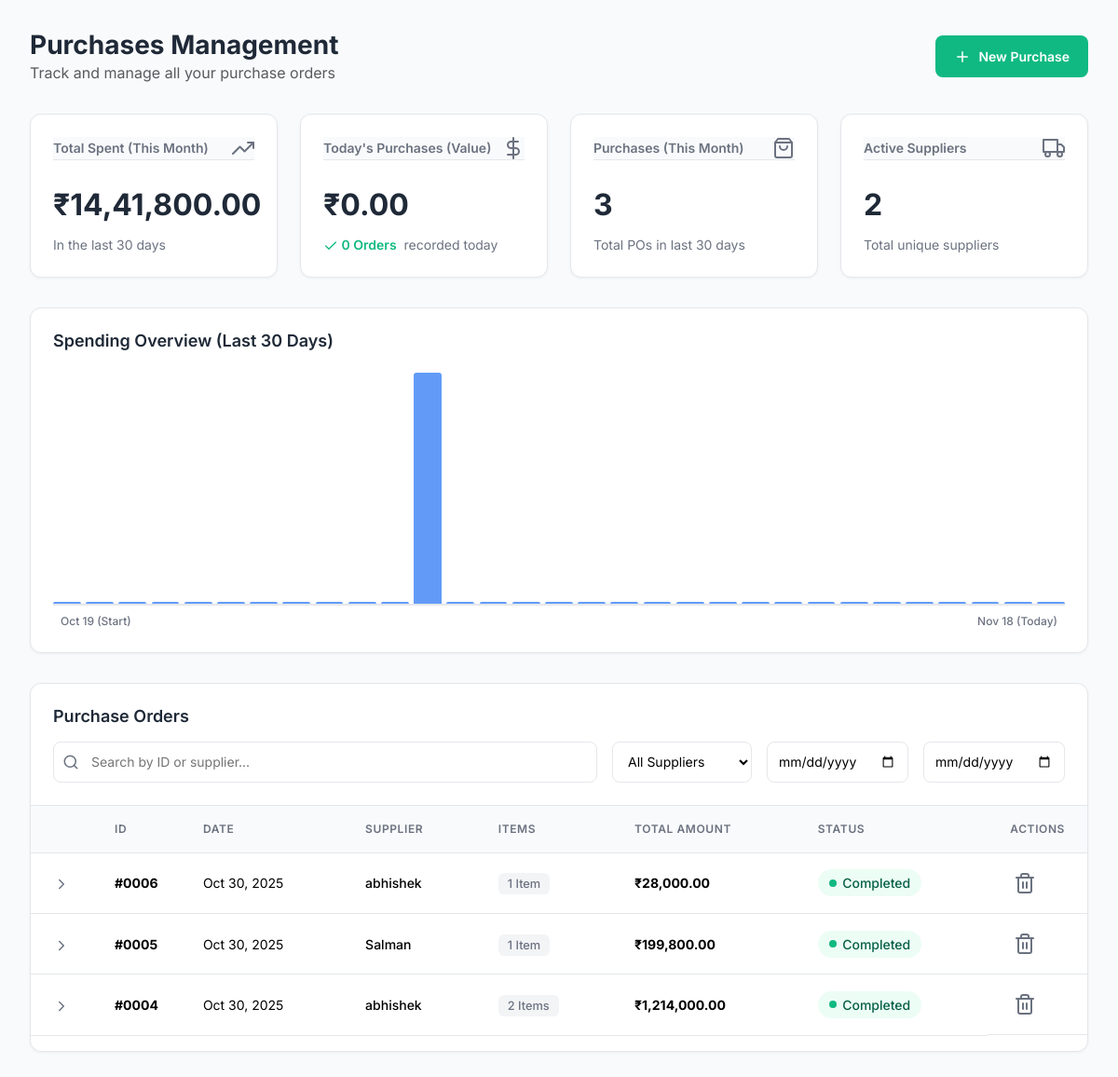
The app's page /purchases.php (signed in), older data.
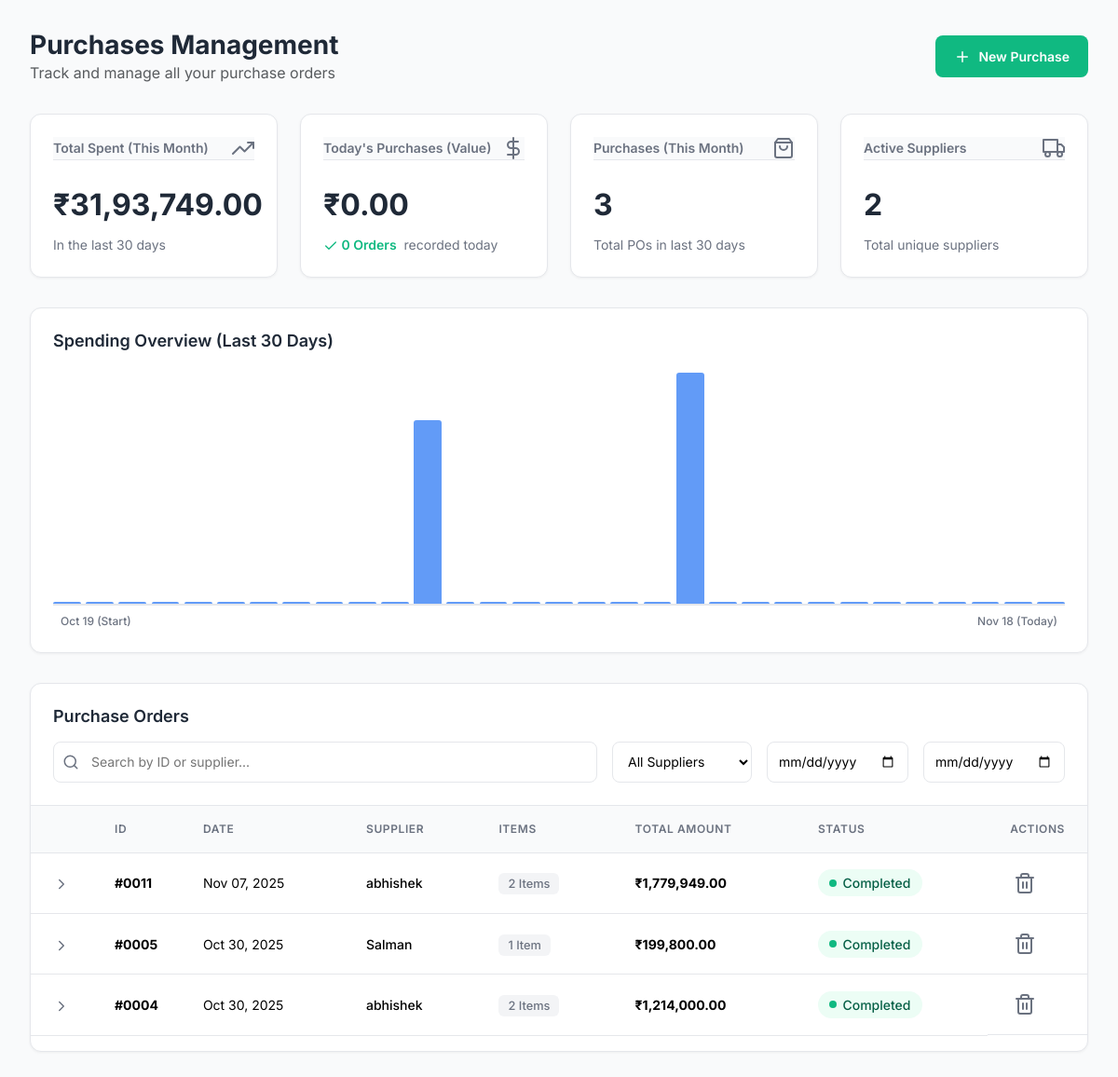
The same page, newer data.
### tables this page shows
CREATE TABLE IF NOT EXISTS `purchases` (
  `id` int NOT NULL AUTO_INCREMENT,
  `admin_id` int NOT NULL DEFAULT '1',
  `supplier_id` int NOT NULL,
  `purchase_date` date NOT NULL,
  `total_amount` decimal(12,2) NOT NULL DEFAULT '0.00',
  `created_at` timestamp NULL DEFAULT CURRENT_TIMESTAMP,
  PRIMARY KEY (`id`),
  KEY `supplier_id` (`supplier_id`),
  KEY `idx_purchases_admin` (`admin_id`)
);

CREATE TABLE IF NOT EXISTS `suppliers` (
  `id` int NOT NULL AUTO_INCREMENT,
  `admin_id` int NOT NULL DEFAULT '1',
  `name` varchar(255) NOT NULL,
  `email` varchar(100) DEFAULT NULL,
  `phone` varchar(20) DEFAULT NULL,
  `street_address` varchar(255) DEFAULT NULL,
  `city` varchar(100) DEFAULT NULL,
  `pin_code` varchar(20) DEFAULT NULL,
  `state` varchar(100) DEFAULT NULL,
  PRIMARY KEY (`id`),
  KEY `idx_suppliers_admin` (`admin_id`)
);

### purchases.php (the view, shortened to what the changed rows need)
<?php
require 'db.php';
function formatIndianCurrency($number) {
    $number = number_format($number, 2, '.', '');
    $parts = explode('.', $number);
    $integerPart = $parts[0];
    $decimalPart = $parts[1];
    $lastThree = substr($integerPart, -3);
    $otherNumbers = substr($integerPart, 0, -3);
    if ($otherNumbers != '') {
        $lastThree = ',' . $lastThree;
    }
    $result = preg_replace('/\B(?=(\d{2})+(?!\d))/', ',', $otherNumbers) . $lastThree;
    return '₹' . $result . '.' . $decimalPart;
}
$admin_id = $_SESSION['admin_id'];
?>
<!DOCTYPE html>
<html lang="en">
<head>
  <link href="https://cdn.jsdelivr.net/npm/bootstrap@5.3.2/dist/css/bootstrap.min.css" rel="stylesheet">
</head>
<body>
  <main class="main-content">
    <header class="main-header">
      <div>
        <h1>Purchases Management</h1>
      </div>
    </header>
    <?php
    $stats_stmt = $conn->prepare("
      SELECT
        COALESCE(SUM(CASE WHEN purchase_date >= CURDATE() - INTERVAL 30 DAY THEN total_amount ELSE 0 END), 0) as total_spent_month,
        COALESCE(SUM(CASE WHEN purchase_date = CURDATE() THEN total_amount ELSE 0 END), 0) as total_spent_today,
        COUNT(CASE WHEN purchase_date = CURDATE() THEN 1 END) as orders_today,
        COUNT(CASE WHEN purchase_date >= CURDATE() - INTERVAL 30 DAY THEN 1 END) as purchases_this_month
      FROM purchases
      WHERE admin_id = ?
    ");
    $stats_stmt->bind_param('i', $admin_id);
    $stats_stmt->execute();
    $stats = $stats_stmt->get_result()->fetch_assoc();
    $chart_data_map = [];
    $start_date = new DateTime('-29 days');
    $end_date = new DateTime();
    $interval = new DateInterval('P1D');
    $period = new DatePeriod($start_date, $interval, $end_date->modify('+1 day'));
    foreach ($period as $date) {
        $chart_data_map[$date->format('Y-m-d')] = [
            'total' => 0,
            'label' => $date->format('M d')
        ];
    }
    $chart_stmt = $conn->prepare("
        SELECT
            purchase_date,
            SUM(total_amount) as daily_total
        FROM purchases
        WHERE admin_id = ?
          AND purchase_date >= CURDATE() - INTERVAL 29 DAY
        GROUP BY purchase_date
    ");
    $chart_stmt->bind_param('i', $admin_id);
    $chart_stmt->execute();
    $chart_res = $chart_stmt->get_result();
    while ($row = $chart_res->fetch_assoc()) {
        if (isset($chart_data_map[$row['purchase_date']])) {
            $chart_data_map[$row['purchase_date']]['total'] = $row['daily_total'];
        }
    }
    $max_spending = max(array_column($chart_data_map, 'total'));
    ?>
    <section class="kpi-cards">
        <div class="kpi-card">
            <div class="card-header">
                <span class="card-title">Total Spent (This Month)</span>
                <i data-feather="trending-up" class="card-icon"></i>
            </div>
            <div class="card-value"><?= formatIndianCurrency($stats['total_spent_month']) ?></div>
            <div class="card-comparison">
                <span class="neutral">
                </span>
            </div>
        </div>
    </section>
    <section class="main-chart">
        <div class="chart-header">
            <h2>Spending Overview (Last 30 Days)</h2>
            </div>
        <div class="chart-container">
            <?php if (empty($chart_data_map)): ?>
                <p class="no-data">
                    <i data-feather="bar-chart-2" style="width:40px; height: 40px; margin-bottom: 10px;"></i><br>
                    No purchase data available for the last 30 days.
                </p>
            <?php else: ?>
                <?php foreach ($chart_data_map as $data): ?>
                    <?php
                        $height_percent = ($max_spending > 0) ? ($data['total'] / $max_spending) * 100 : 0;
                        $height_percent = max(0, $height_percent);
                        $date_label = $data['label'];
                        $currency_value = number_format($data['total'], 2);
                    ?>
                    <div class="chart-bar"
                         style="height: <?= $height_percent ?>%;"
                         title="<?= $date_label ?>: ₹<?= $currency_value ?>">
                    </div>
                <?php endforeach; ?>
            <?php endif; ?>
        </div>
    </section>
    <section class="transactions-section">
        <div class="table-header">
          <h2>Purchase Orders</h2>
        </div>
        <div class="table-container">
          <table class="table table-hover align-middle transactions-table" id="purchasesTable">
            <thead>
              <tr>
                <th style="width: 50px;"></th>
                <th style="width: 80px;">ID</th>
                <th>Date</th>
                <th>Supplier</th>
                <th>Items</th>
                <th>Total Amount</th>
                <th>Status</th>
                <th style="width: 80px;">Actions</th>
              </tr>
            </thead>
            <tbody>
              <?php
              $stmt = $conn->prepare("
                SELECT p.id, p.purchase_date, p.total_amount, p.supplier_id,
                       s.name AS supplier_name,
                       COUNT(pi.id) as item_count
                FROM purchases p
                LEFT JOIN suppliers s ON p.supplier_id = s.id
                LEFT JOIN purchase_items pi ON p.id = pi.purchase_id
                WHERE p.admin_id = ?
                GROUP BY p.id
                ORDER BY p.purchase_date DESC, p.id DESC
              ");
              $stmt->bind_param('i', $admin_id);
              $stmt->execute();
              $res = $stmt->get_result();
              if($res->num_rows > 0):
                while($row = $res->fetch_assoc()):
                  $purchase_id = $row['id'];
              ?>
              <tr class="transaction-row" onclick="toggleDetails(<?= $purchase_id ?>)"
                  data-supplier="<?= $row['supplier_id'] ?>"
                  data-date="<?= $row['purchase_date'] ?>">
                <td class="text-center">
                  <i data-feather="chevron-right" class="expand-icon" id="icon-<?= $purchase_id ?>"></i>
                </td>
                <td><strong>#<?= str_pad($row['id'], 4, '0', STR_PAD_LEFT) ?></strong></td>
                <td><?= date('M d, Y', strtotime($row['purchase_date'])) ?></td>
                <td class="supplier-name"><?= htmlspecialchars($row['supplier_name'] ?? 'N/A') ?></td>
                <td><span class="badge-clean badge-gray"><?= $row['item_count'] ?> Item<?= $row['item_count'] > 1 ? 's' : '' ?></span></td>
                <td><strong>₹<?= number_format($row['total_amount'], 2) ?></strong></td>
                <td>
                  <span class="status status-completed">
                    <span class="status-dot"></span>Completed
                  </span>
                </td>
                <td class="table-actions">
                  <button class="action-btn action-btn-delete" title="Delete PO"
                          onclick="event.stopPropagation(); deletePurchase(<?= $purchase_id ?>)">
                    <i data-feather="trash-2"></i>
                  </button>
                </td>
              </tr>
              <?php
                endwhile;
              endif;
              ?>
            </tbody>
          </table>
        </div>
    </section>
  </main>
</body>
</html>

Row changes from the older to the newer data that the page shows:
removed purchases: id "0006", purchase_date "Oct 30, 2025", supplier.name "abhishek", item_count "1", total_amount "28,000.00"
added purchases: id "0011", purchase_date "Nov 07, 2025", supplier.name "abhishek", item_count "2", total_amount "1,779,949.00"
Text that changed along with them:
formatIndianCurrency($stats['total_spent_month']): "₹14,41,800.00" → "₹31,93,749.00"
$height_percent: 100 → 79.42924207379 (drawn)
$height_percent: 0 → 100 (drawn)
